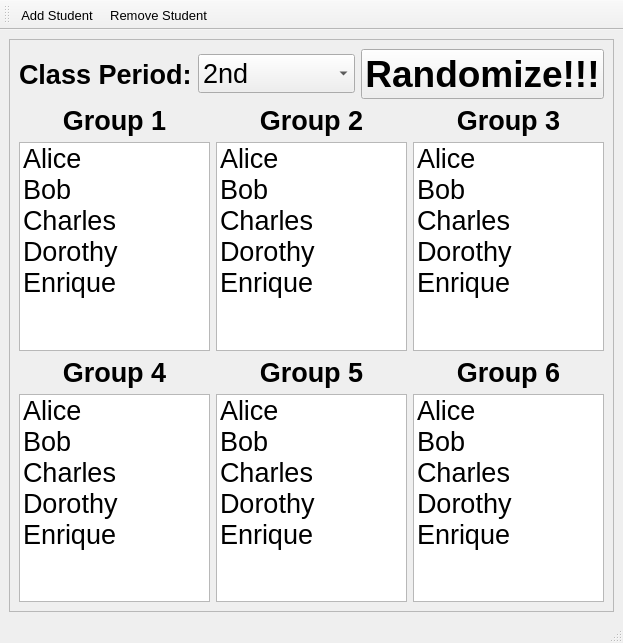
<?xml version="1.0" encoding="UTF-8"?>
<ui version="4.0">
 <class>MainWindow</class>
 <widget class="QMainWindow" name="MainWindow">
  <property name="geometry">
   <rect>
    <x>0</x>
    <y>0</y>
    <width>623</width>
    <height>643</height>
   </rect>
  </property>
  <property name="windowTitle">
   <string>Random Group Creator</string>
  </property>
  <widget class="QWidget" name="centralwidget">
   <layout class="QGridLayout" name="gridLayout">
    <item row="0" column="0">
     <widget class="QFrame" name="frame">
      <property name="frameShape">
       <enum>QFrame::StyledPanel</enum>
      </property>
      <property name="frameShadow">
       <enum>QFrame::Raised</enum>
      </property>
      <layout class="QGridLayout" name="gridLayout_2">
       <item row="0" column="0">
        <widget class="QLabel" name="label_7">
         <property name="font">
          <font>
           <pointsize>20</pointsize>
           <weight>75</weight>
           <bold>true</bold>
          </font>
         </property>
         <property name="text">
          <string>Class Period:</string>
         </property>
        </widget>
       </item>
       <item row="0" column="1">
        <widget class="QComboBox" name="select_period_CB">
         <property name="font">
          <font>
           <pointsize>20</pointsize>
          </font>
         </property>
         <item>
          <property name="text">
           <string>2nd</string>
          </property>
         </item>
         <item>
          <property name="text">
           <string>3rd</string>
          </property>
         </item>
         <item>
          <property name="text">
           <string>4th</string>
          </property>
         </item>
         <item>
          <property name="text">
           <string>5th</string>
          </property>
         </item>
        </widget>
       </item>
       <item row="0" column="2">
        <widget class="QPushButton" name="randomize_PB">
         <property name="font">
          <font>
           <pointsize>28</pointsize>
           <weight>75</weight>
           <bold>true</bold>
          </font>
         </property>
         <property name="text">
          <string>Randomize!!!</string>
         </property>
        </widget>
       </item>
       <item row="1" column="0" colspan="3">
        <layout class="QHBoxLayout" name="horizontalLayout">
         <item>
          <layout class="QVBoxLayout" name="verticalLayout">
           <item>
            <widget class="QLabel" name="label">
             <property name="font">
              <font>
               <pointsize>20</pointsize>
               <weight>75</weight>
               <bold>true</bold>
              </font>
             </property>
             <property name="text">
              <string>Group 1</string>
             </property>
             <property name="alignment">
              <set>Qt::AlignCenter</set>
             </property>
            </widget>
           </item>
           <item>
            <widget class="QListWidget" name="group1_L">
             <property name="font">
              <font>
               <pointsize>20</pointsize>
              </font>
             </property>
             <item>
              <property name="text">
               <string>Alice</string>
              </property>
             </item>
             <item>
              <property name="text">
               <string>Bob</string>
              </property>
             </item>
             <item>
              <property name="text">
               <string>Charles</string>
              </property>
             </item>
             <item>
              <property name="text">
               <string>Dorothy</string>
              </property>
             </item>
             <item>
              <property name="text">
               <string>Enrique</string>
              </property>
             </item>
            </widget>
           </item>
          </layout>
         </item>
         <item>
          <layout class="QVBoxLayout" name="verticalLayout_2">
           <item>
            <widget class="QLabel" name="label_2">
             <property name="font">
              <font>
               <pointsize>20</pointsize>
               <weight>75</weight>
               <bold>true</bold>
              </font>
             </property>
             <property name="text">
              <string>Group 2</string>
             </property>
             <property name="alignment">
              <set>Qt::AlignCenter</set>
             </property>
            </widget>
           </item>
           <item>
            <widget class="QListWidget" name="group2_L">
             <property name="font">
              <font>
               <pointsize>20</pointsize>
              </font>
             </property>
             <item>
              <property name="text">
               <string>Alice</string>
              </property>
             </item>
             <item>
              <property name="text">
               <string>Bob</string>
              </property>
             </item>
             <item>
              <property name="text">
               <string>Charles</string>
              </property>
             </item>
             <item>
              <property name="text">
               <string>Dorothy</string>
              </property>
             </item>
             <item>
              <property name="text">
               <string>Enrique</string>
              </property>
             </item>
            </widget>
           </item>
          </layout>
         </item>
         <item>
          <layout class="QVBoxLayout" name="verticalLayout_3">
           <item>
            <widget class="QLabel" name="label_3">
             <property name="font">
              <font>
               <pointsize>20</pointsize>
               <weight>75</weight>
               <bold>true</bold>
              </font>
             </property>
             <property name="text">
              <string>Group 3</string>
             </property>
             <property name="alignment">
              <set>Qt::AlignCenter</set>
             </property>
            </widget>
           </item>
           <item>
            <widget class="QListWidget" name="group3_L">
             <property name="font">
              <font>
               <pointsize>20</pointsize>
              </font>
             </property>
             <item>
              <property name="text">
               <string>Alice</string>
              </property>
             </item>
             <item>
              <property name="text">
               <string>Bob</string>
              </property>
             </item>
             <item>
              <property name="text">
               <string>Charles</string>
              </property>
             </item>
             <item>
              <property name="text">
               <string>Dorothy</string>
              </property>
             </item>
             <item>
              <property name="text">
               <string>Enrique</string>
              </property>
             </item>
            </widget>
           </item>
          </layout>
         </item>
        </layout>
       </item>
       <item row="2" column="0" colspan="3">
        <layout class="QHBoxLayout" name="horizontalLayout_2">
         <item>
          <layout class="QVBoxLayout" name="verticalLayout_4">
           <item>
            <widget class="QLabel" name="label_4">
             <property name="font">
              <font>
               <pointsize>20</pointsize>
               <weight>75</weight>
               <bold>true</bold>
              </font>
             </property>
             <property name="text">
              <string>Group 4</string>
             </property>
             <property name="alignment">
              <set>Qt::AlignCenter</set>
             </property>
            </widget>
           </item>
           <item>
            <widget class="QListWidget" name="group4_L">
             <property name="font">
              <font>
               <pointsize>20</pointsize>
              </font>
             </property>
             <item>
              <property name="text">
               <string>Alice</string>
              </property>
             </item>
             <item>
              <property name="text">
               <string>Bob</string>
              </property>
             </item>
             <item>
              <property name="text">
               <string>Charles</string>
              </property>
             </item>
             <item>
              <property name="text">
               <string>Dorothy</string>
              </property>
             </item>
             <item>
              <property name="text">
               <string>Enrique</string>
              </property>
             </item>
            </widget>
           </item>
          </layout>
         </item>
         <item>
          <layout class="QVBoxLayout" name="verticalLayout_5">
           <item>
            <widget class="QLabel" name="label_5">
             <property name="font">
              <font>
               <pointsize>20</pointsize>
               <weight>75</weight>
               <bold>true</bold>
              </font>
             </property>
             <property name="text">
              <string>Group 5</string>
             </property>
             <property name="alignment">
              <set>Qt::AlignCenter</set>
             </property>
            </widget>
           </item>
           <item>
            <widget class="QListWidget" name="group5_L">
             <property name="font">
              <font>
               <pointsize>20</pointsize>
              </font>
             </property>
             <item>
              <property name="text">
               <string>Alice</string>
              </property>
             </item>
             <item>
              <property name="text">
               <string>Bob</string>
              </property>
             </item>
             <item>
              <property name="text">
               <string>Charles</string>
              </property>
             </item>
             <item>
              <property name="text">
               <string>Dorothy</string>
              </property>
             </item>
             <item>
              <property name="text">
               <string>Enrique</string>
              </property>
             </item>
            </widget>
           </item>
          </layout>
         </item>
         <item>
          <layout class="QVBoxLayout" name="verticalLayout_6">
           <item>
            <widget class="QLabel" name="label_6">
             <property name="font">
              <font>
               <pointsize>20</pointsize>
               <weight>75</weight>
               <bold>true</bold>
              </font>
             </property>
             <property name="text">
              <string>Group 6</string>
             </property>
             <property name="alignment">
              <set>Qt::AlignCenter</set>
             </property>
            </widget>
           </item>
           <item>
            <widget class="QListWidget" name="group6_L">
             <property name="font">
              <font>
               <pointsize>20</pointsize>
              </font>
             </property>
             <item>
              <property name="text">
               <string>Alice</string>
              </property>
             </item>
             <item>
              <property name="text">
               <string>Bob</string>
              </property>
             </item>
             <item>
              <property name="text">
               <string>Charles</string>
              </property>
             </item>
             <item>
              <property name="text">
               <string>Dorothy</string>
              </property>
             </item>
             <item>
              <property name="text">
               <string>Enrique</string>
              </property>
             </item>
            </widget>
           </item>
          </layout>
         </item>
        </layout>
       </item>
      </layout>
     </widget>
    </item>
   </layout>
  </widget>
  <widget class="QMenuBar" name="menubar">
   <property name="geometry">
    <rect>
     <x>0</x>
     <y>0</y>
     <width>623</width>
     <height>21</height>
    </rect>
   </property>
  </widget>
  <widget class="QStatusBar" name="statusbar"/>
  <widget class="QToolBar" name="toolBar">
   <property name="font">
    <font>
     <pointsize>10</pointsize>
    </font>
   </property>
   <property name="windowTitle">
    <string>toolBar</string>
   </property>
   <attribute name="toolBarArea">
    <enum>TopToolBarArea</enum>
   </attribute>
   <attribute name="toolBarBreak">
    <bool>false</bool>
   </attribute>
   <addaction name="actionAdd_Student"/>
   <addaction name="actionRemove_Student"/>
  </widget>
  <action name="actionAdd_Student">
   <property name="text">
    <string>Add Student</string>
   </property>
   <property name="font">
    <font>
     <pointsize>10</pointsize>
    </font>
   </property>
  </action>
  <action name="actionRemove_Student">
   <property name="text">
    <string>Remove Student</string>
   </property>
  </action>
 </widget>
 <resources/>
 <connections/>
</ui>
